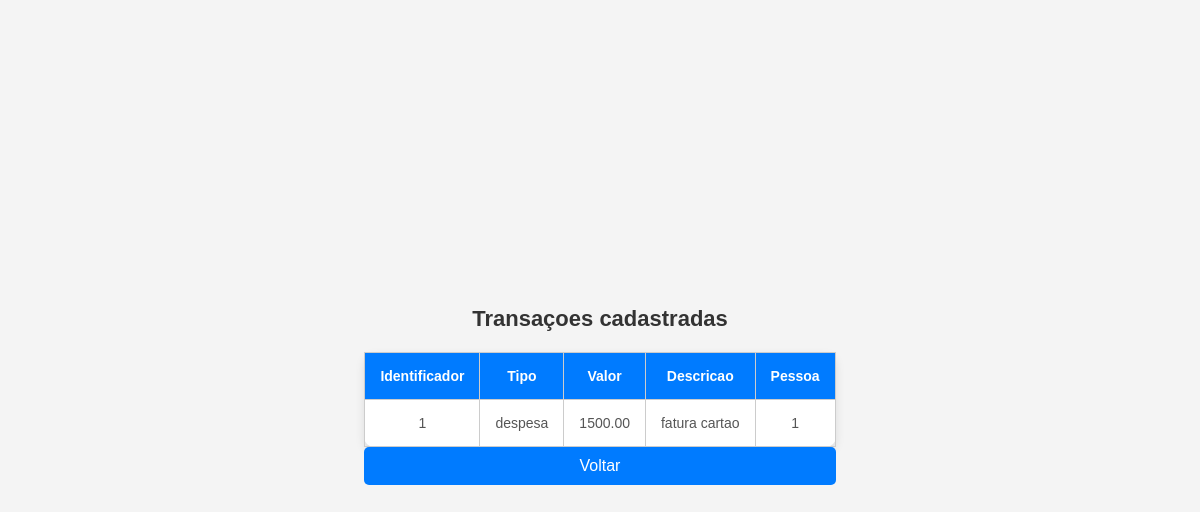
Page /transacoes/listarTransacoes.php on the committed database.
### tables this page shows
CREATE TABLE `transacao` (
  `Identificador` int(11) NOT NULL,
  `Descricao` varchar(255) NOT NULL,
  `Valor` decimal(10,2) NOT NULL,
  `Tipo` enum('despesa','receita') NOT NULL,
  `Pessoa` int(11) NOT NULL
);

### queriesBD.php (called while the page is built, shortened)
<?php
$conn = mysqli_connect('localhost', 'root', '', 'controledegastos');
$consultaTransacoes = $conn->query("SELECT * FROM transacao");
$transacoes= [];
if ($consultaTransacoes !== false && $consultaTransacoes->num_rows > 0){
    while($linhaTransacoes=$consultaTransacoes->fetch_assoc()){
        $transacoes[] = $linhaTransacoes;
    }
}

### transacoes/listarTransacoes.php (the view, shortened to what this page needs)
<!doctype html>
<html lang="pt-br">
<?php include 'C:\xampp\htdocs\controle-transacoes\queriesBD.php'; ?>
    <head>
        <link rel="stylesheet" type="text/css" href="style.css">
    </head>
    <body>
        <div class="ListarPessoas">
            <h1>Transaçoes cadastradas</h1>
                <table>
                    <thead>
                        <tr>
                            <th>Identificador</th>
                            <th>Tipo</th>
                            <th>Valor</th>
                            <th>Descricao</th>
                            <th>Pessoa</th>
                        </tr>
                    </thead>
                    <tbody>
                        <?php
                            if (!empty($transacoes))  {
                                foreach ($transacoes as $transacao) {
                                    echo "<tr>
                                        <td>{$transacao['Identificador']}</td>
                                        <td>{$transacao['Tipo']}</td>
                                        <td>{$transacao['Valor']}</td>
                                        <td>{$transacao['Descricao']}</td>
                                        <td>{$transacao['Pessoa']}</td>
                                    </tr>";
                            }
                        }; ?>
                </tbody>
            </table>
            <button type="button" onclick="window.location.href='/controle-transacoes/home.php'">Voltar</button>
        </div>
        </body>
    </html>

### transacoes/style.css (style rules this page uses)
* { margin: 0; padding: 0; box-sizing: border-box; font-family: Arial, sans-serif; }
body { display: flex; justify-content: center; align-items: center; height: 100vh; background-color: #f4f4f4; }
h1 { font-size: 22px; margin-bottom: 20px; color: #333; text-align: center; }
table { width: 100%; border-collapse: collapse; margin-top: 20px; background-color: #fff; border-radius: 10px; box-shadow: 0px 4px 10px rgba(0, 0, 0, 0.1); }
th, td { padding: 15px; text-align: center; font-size: 14px; color: #555; }
th { background-color: #007bff; color: white; }
table td, table th { border: 1px solid #ccc; }
button { width: 100%; padding: 10px; background-color: #007bff; color: white; font-size: 16px; border: none; border-radius: 5px; cursor: pointer; transition: 0.3s; margin-bottom: 10px; }

### rows in the picture
transacao: Identificador "1", Tipo "despesa", Valor "1500.00", Descricao "fatura cartao", Pessoa "1"
